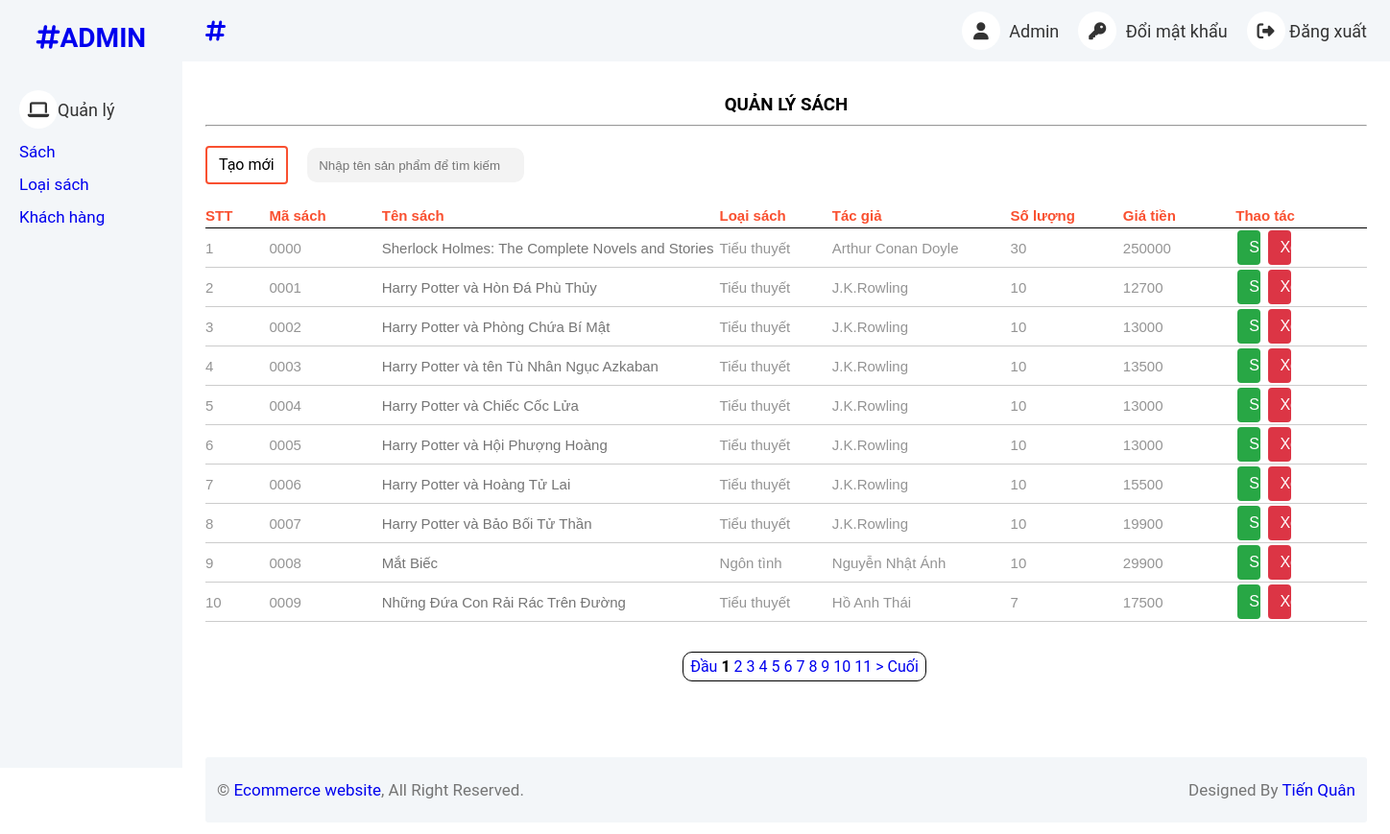
The app's page /html/admin/product/index.php with its own data.
### tables this page shows
CREATE TABLE `sach` (
  `maSach` varchar(4) NOT NULL,
  `tenSach` varchar(100),
  `maLS` varchar(4),
  `moTa` varchar(256),
  `giaTien` int(11),
  `soLuong` int(11),
  `tacGia` varchar(256),
  `hinhAnh` varchar(256)
);

CREATE TABLE `loai_sach` (
  `maLS` varchar(4) NOT NULL,
  `tenLS` varchar(100)
);

### html/admin/product/index.php (called while the page is built, shortened)
<?php
    include_once '../../../components/layout_admin.php';
?>

### database/helper/query.php (called while the page is built, shortened)
<?php
  include_once "connect.php";
  function quick_query(string $sql) {
    global $conn;
    $result = mysqli_query($conn, $sql);
    return $result;
}
  function get_data_query(string $sql) {
    $result = quick_query($sql);
    $data = [];
    if (mysqli_num_rows($result) != 0) {
      while ($row = mysqli_fetch_array($result)) {
        $data[] = $row;
      }
    }
    return $data;
  }
?>

### html/admin/product/product_list.php (the view, shortened to what this page needs)
<?php
    $productsPerPage = 10;
    $offset = ($_GET["page"] - 1) * $productsPerPage;
    $sql = "SELECT s.maSach, s.tenSach, s.tacGia, s.soLuong, s.giaTien , l.tenLS FROM sach AS s JOIN loai_sach AS l ON s.maLS = l.maLS
        LIMIT $offset, $productsPerPage";
    $res = get_data_query($sql);
    function build_body() {
        global $res;
        echo "<table align='center' cellpadding='2' cellspacing='2' '>";
        echo '<tr>
            <th width="10">STT</th>
            <th width="50">Mã sách</th>
            <th width="150">Tên sách</th>
            <th width="50">Loại sách</th>
            <th width="50">Tác giả</th>
            <th width="50">Số lượng</th>
            <th width="50">Giá tiền</th>
            <th width="50">Thao tác</th>
            </tr>';
        $stt = 1;
        foreach ($res as $row) {
            echo "<tr>";
            echo "<td>$stt</td>";
            echo "<td>$row[0]</td>";
            echo "<td><a class='link-detail' title='Xem chi tiết' href=''>$row[1]</a></td>";
            echo "<td>{$row['tenLS']}</td>";
            echo "<td>$row[2]</td>";
            echo "<td>$row[3]</td>";
            echo "<td>$row[4]</td>";
            echo "<td>
                <a class='btn btn-success m-2' href='?action=edit&productId=$row[0]'>Sửa</a>
                <a class='btn btn-danger m-2' href='?action=delete&productId=$row[0]'>Xóa</a>
            </td>";
            echo "</tr>";
            $stt++;
        }
        echo "</table>";
    }
?>
<section style='min-height: 600px;'>
    <h3 >QUẢN LÝ SÁCH</h3><hr>
    <div class="wrap-search-add">
        <a class="btn btn-add" href="?action=create">Tạo mới</a>
        <input class="input" name="name_search" type="search" placeholder="Nhập tên sản phẩm để tìm kiếm" >
    </div>
    <form action="?action=edit" method="post">
        <?php build_body(); ?>
    </form>
</section>

### assets/styles/basic_setup.css (style rules this page uses)
* { padding: 0; margin: 0; box-sizing: border-box; }
:root { --primary-color: #f95030; --primary-color-rgb: rgba(238, 75 , 43); --white-color: #fff; --black-color: #000; --text-color: #333; --star-gold: #FFCE3E; --header-height: 120px; --navbar-height: 30px; --header-with-search: calc(var(--header-height) - var(--navbar-height)); --header-sort-bar-height: 46px; --width: 0%; }
html { font-family: 'Roboto', sans-serif; box-sizing: border-box; scroll-behavior: smooth; }
ul, a { text-decoration: none; list-style: none; padding-left: 0; margin: 0; }

### assets/styles/custom.css (style rules this page uses)
body { position: relative; }

### assets/styles/grid.css (style rules this page uses)
@media (min-width: 740px) { .m-1, .m-2, .m-3, .m-4, .m-5, .m-6, .m-7, .m-8, .m-9, .m-10, .m-11, .m-12 { display: block; } }
@media (min-width: 740px) { .m-2 { flex: 0 0 16.66667%; max-width: 16.66667%; } }

### components/layout_admin.php (style rules this page uses)
:root { --primary-color: #f95030; --primary-color-rgb: rgba(238, 75 , 43); --white-color: #fff; --black-color: #000; --text-color: #949494; }
* { margin: 0; padding: 0; box-sizing: border-box; }
.btn { display: inline-block; font-weight: 400; text-align: center; white-space: nowrap; vertical-align: middle; font-size: 16px; line-height: 1.5; padding: 6px 12px; border-radius: 4px; text-decoration: none; cursor: pointer; }
.btn.btn-success { color: #fff; background-color: #28a745; border-color: #28a745; }
.btn.btn-danger { color: #fff; background-color: #dc3545; border-color: #dc3545; }
.btn.btn-add { color: #000; border: 2px solid var(--primary-color); }
section { padding: 24px; }
h3 { padding: 10px 0; text-align: center; }

### html/admin/product/product_list.php (style rules this page uses)
table { font-size: 15px; font-family: Arial, Helvetica, sans-serif; width: 100%; border-collapse: collapse; text-align: left; color: var(--text-color); }
table tr { border-bottom: 1px solid #ccc; }
table tr:nth-child(1) { border-color: black; color: var(--primary-color); }
table th { padding: 4px 0; }
.link-detail { color: #757575; text-decoration: none; }
.wrap-search-add { display: flex; align-items: center; gap: 20px; margin: 20px 0; }
.m-2 { margin: 2px; }
.input { border: 2px solid transparent; width: 17em; height: 2.7em; padding-left: 0.8em; outline: none; overflow: hidden; background-color: #F3F3F3; border-radius: 10px; transition: all 0.5s; }

### records on screen
sach: maSach "0000", tenSach "Sherlock Holmes: The Complete Novels and Stories", maLS.tenLS "Tiểu thuyết", tacGia "Arthur Conan Doyle", soLuong "30", giaTien "250000"
sach: maSach "0001", tenSach "Harry Potter và Hòn Đá Phù Thủy", maLS.tenLS "Tiểu thuyết", tacGia "J.K.Rowling", soLuong "10", giaTien "12700"
sach: maSach "0002", tenSach "Harry Potter và Phòng Chứa Bí Mật", maLS.tenLS "Tiểu thuyết", tacGia "J.K.Rowling", soLuong "10", giaTien "13000"
sach: maSach "0003", tenSach "Harry Potter và tên Tù Nhân Ngục Azkaban", maLS.tenLS "Tiểu thuyết", tacGia "J.K.Rowling", soLuong "10", giaTien "13500"
sach: maSach "0004", tenSach "Harry Potter và Chiếc Cốc Lửa", maLS.tenLS "Tiểu thuyết", tacGia "J.K.Rowling", soLuong "10", giaTien "13000"
sach: maSach "0005", tenSach "Harry Potter và Hội Phượng Hoàng", maLS.tenLS "Tiểu thuyết", tacGia "J.K.Rowling", soLuong "10", giaTien "13000"
sach: maSach "0006", tenSach "Harry Potter và Hoàng Tử Lai", maLS.tenLS "Tiểu thuyết", tacGia "J.K.Rowling", soLuong "10", giaTien "15500"
sach: maSach "0007", tenSach "Harry Potter và Bảo Bối Tử Thần", maLS.tenLS "Tiểu thuyết", tacGia "J.K.Rowling", soLuong "10", giaTien "19900"
sach: maSach "0008", tenSach "Mắt Biếc", maLS.tenLS "Ngôn tình", tacGia "Nguyễn Nhật Ánh", soLuong "10", giaTien "29900"
sach: maSach "0009", tenSach "Những Đứa Con Rải Rác Trên Đường", maLS.tenLS "Tiểu thuyết", tacGia "Hồ Anh Thái", soLuong "7", giaTien "17500"
